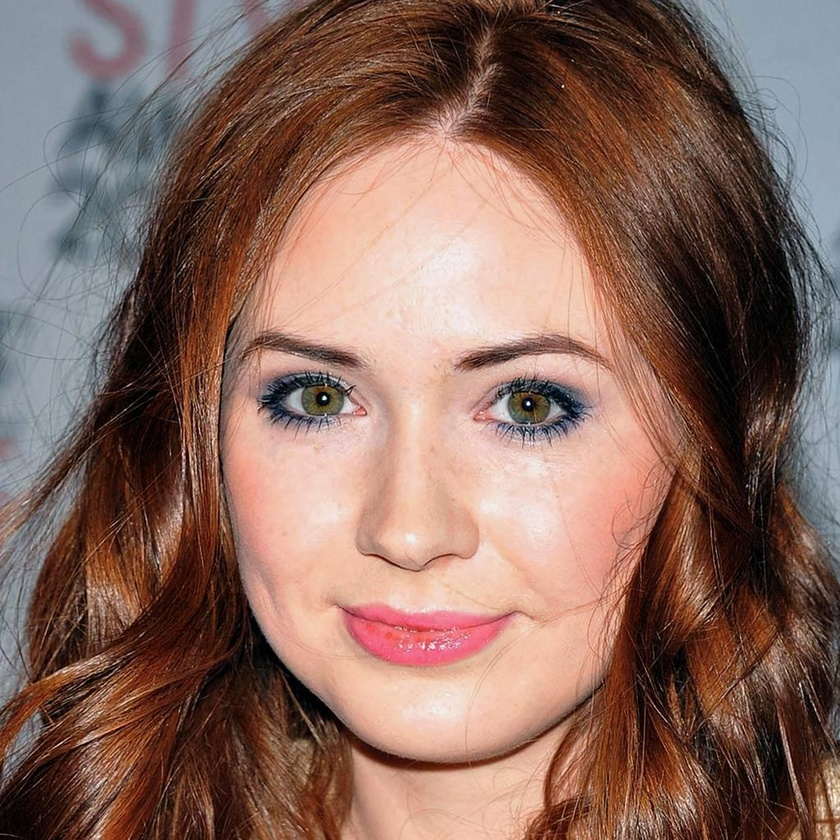
#> input picture utils/FFHQ-UV/texture_pictures/000085.jpg, 840 x 840 px, shrunk from 1024 x 1024 before the run
$ python -i detect_and_crop_head.py   (imports and definitions only)
#> lines starting #> are read from the running program, lines starting #| are printed output that depends on the picture
import cv2
import numpy as np
from PIL import Image

#sys.path.append("./stargan-v2/core")
#import wing


def detect_and_crop_head_and_interpolate(args, input_image, output_image_path, factor=1.7):
    # Load the pre-trained face detection model from OpenCV
    face_cascade = cv2.CascadeClassifier(cv2.data.haarcascades + 'haarcascade_frontalface_default.xml')

    # Convert PIL image to OpenCV format (BGR)
    cv_image = cv2.cvtColor(np.array(input_image), cv2.COLOR_RGB2BGR)

    # Convert the image to grayscale for face detection
    gray_image = cv2.cvtColor(cv_image, cv2.COLOR_BGR2GRAY)

    # Detect faces in the image
    faces = face_cascade.detectMultiScale(gray_image, scaleFactor=1.3, minNeighbors=5)

    if len(faces) > 0:
        # Assuming the first face is the target, you can modify this based on your requirements
        x, y, w, h = faces[0]

        # Calculate the new coordinates and dimensions for a 1:1 aspect ratio
        center_x = x + w // 2
        center_y = y + h // 2
        size = int(max(w, h) * factor)
        x_new = max(0, center_x - size // 2)
        y_new = max(0, center_y - size // 2)

        # Crop the head region with a 1:1 aspect ratio
        cropped_head = cv_image[y_new:y_new + size, x_new:x_new + size]

        # Convert the cropped head back to PIL format
        cropped_head_pil = Image.fromarray(cv2.cvtColor(cropped_head, cv2.COLOR_BGR2RGB))

        wing.align_faces(args, cropped_head_pil, output_image_path)
        # Save the cropped head image
        # cropped_head_pil.save(output_image_path)
        print("Cropped head saved successfully.")
    else:
        print("No faces detected in the input image.")


def detect_and_crop_head_video(input_image, factor=1):
    # Load the pre-trained face detection model from OpenCV
#> called with factor = 1
    face_cascade = cv2.CascadeClassifier(cv2.data.haarcascades + 'haarcascade_frontalface_default.xml')

    # Convert PIL image to OpenCV format (BGR)
    cv_image = cv2.cvtColor(np.array(input_image), cv2.COLOR_RGB2BGR)
#> cv_image is the input picture: shape (840, 840, 3); mean B, G, R 93.2, 104, 135.7

    # Convert the image to grayscale for face detection
    gray_image = cv2.cvtColor(cv_image, cv2.COLOR_BGR2GRAY)
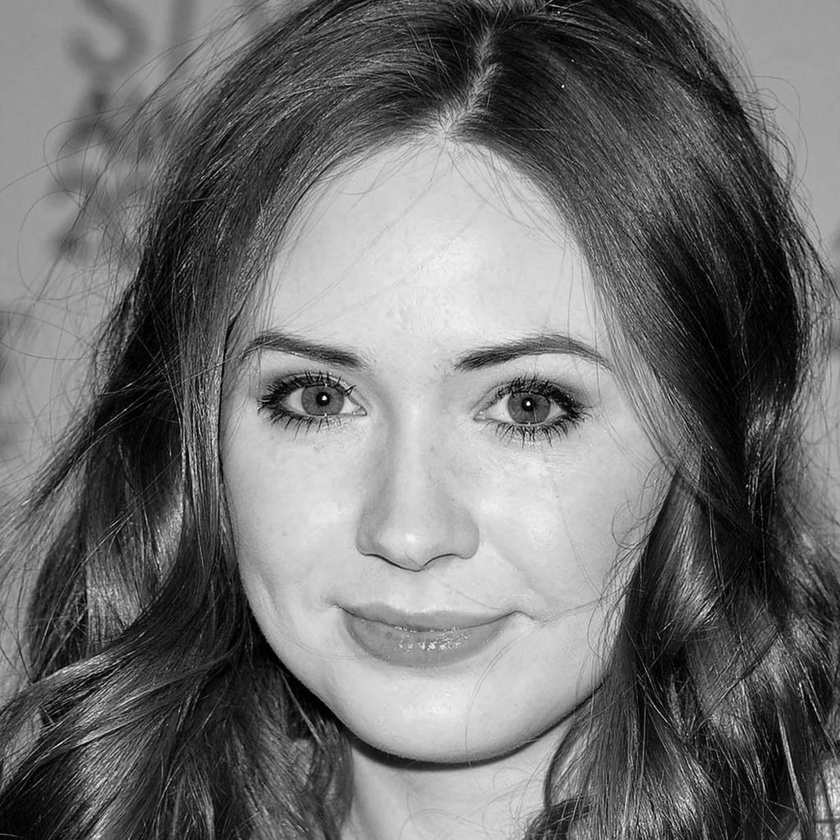
#> gray_image: shape (840, 840); min 0, max 252, mean 112.2

    # Detect faces in the image
    faces = face_cascade.detectMultiScale(gray_image, scaleFactor=1.3, minNeighbors=5)
#> faces = [[152, 192, 550, 550]]

    if len(faces) > 0:
        # Assuming the first face is the target, you can modify this based on your requirements
        x, y, w, h = faces[0]
#> x = 152; y = 192; w = 550; h = 550

        # Calculate the new coordinates and dimensions for a 1:1 aspect ratio
        center_x = x + w // 2
#> center_x = 427
        center_y = y + h // 2
#> center_y = 467
        size = int(max(w, h) * factor)
#> size = 550
        x_new = max(0, center_x - size // 2)
#> x_new = 152
        y_new = max(0, center_y - size // 2)
#> y_new = 192

        # Crop the head region with a 1:1 aspect ratio
        cropped_head = cv_image[y_new:y_new + size, x_new:x_new + size]
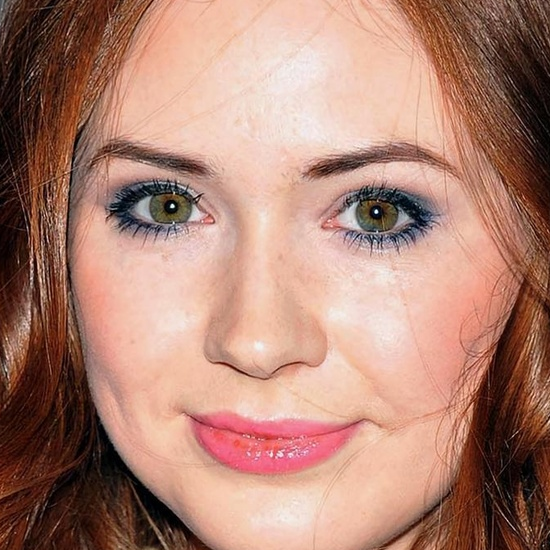
#> cropped_head: shape (550, 550, 3); mean B, G, R 115.7, 131, 175.1

        # Convert the cropped head back to PIL format
        return cropped_head

>>> import cv2
>>> picture = cv2.cvtColor(cv2.imread('../FFHQ-UV/texture_pictures/000085.jpg'), cv2.COLOR_BGR2RGB)
>>> result = detect_and_crop_head_video(picture)

$ run again, on utils/FFHQ-UV/texture_pictures/000121.jpg
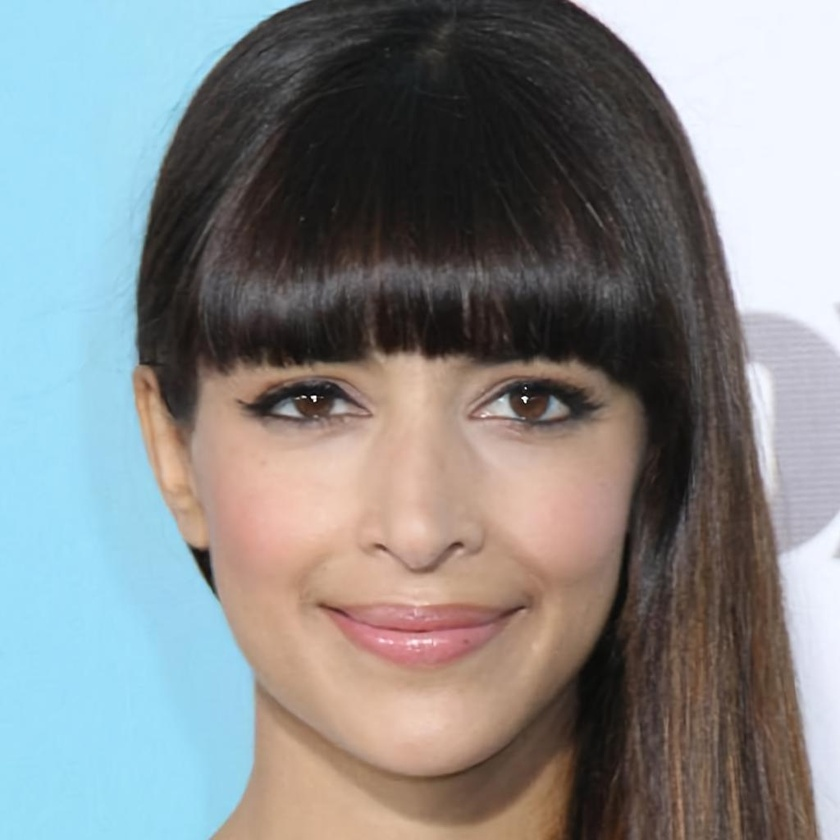
#> input picture utils/FFHQ-UV/texture_pictures/000121.jpg, 840 x 840 px, shrunk from 1024 x 1024 before the run
#> in detect_and_crop_head_video, cv_image is the input picture: shape (840, 840, 3); mean B, G, R 135.8, 135.3, 133
#> in detect_and_crop_head_video, `gray_image = cv2.cvtColor(cv_image, cv2.COLOR_BGR2GRAY)`:
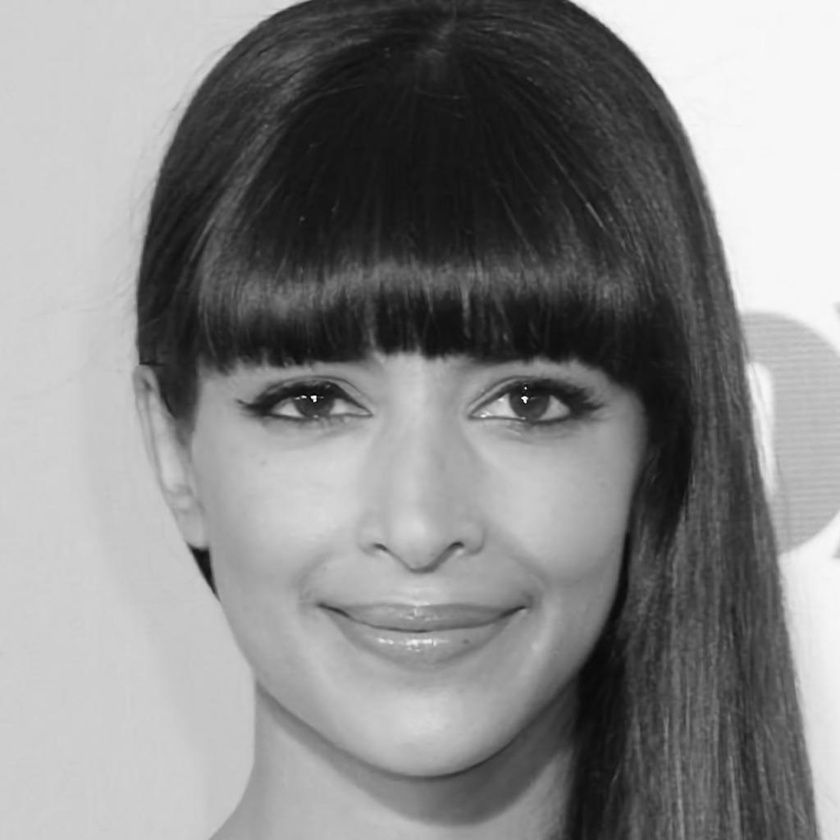
#> gray_image: shape (840, 840); min 1, max 255, mean 134.6
#> faces = [[109, 153, 622, 622]]
#> x = 109; y = 153; w = 622
#> center_x = 420
#> center_y = 464
#> size = 622
#> x_new = 109
#> y_new = 153
#> in detect_and_crop_head_video, `cropped_head = cv_image[y_new:y_new + size, x_new:x_new + size]`:
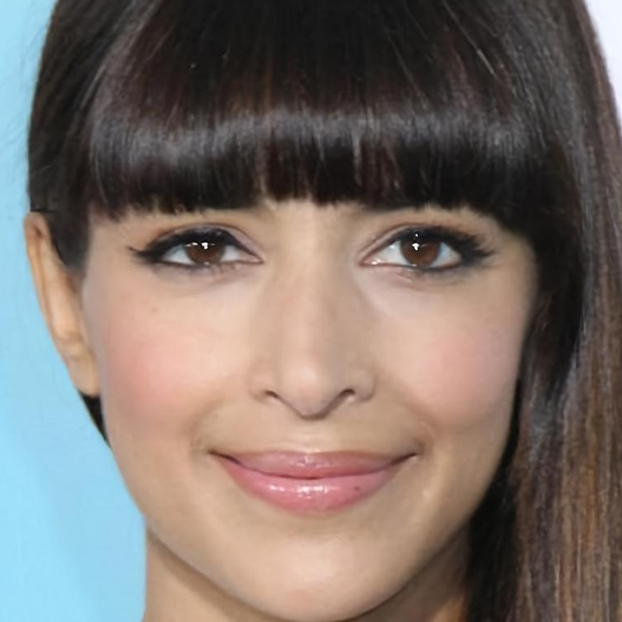
#> cropped_head: shape (622, 622, 3); mean B, G, R 105.2, 111.3, 122.7

$ run again, on utils/FFHQ-UV/texture_pictures/000129.jpg
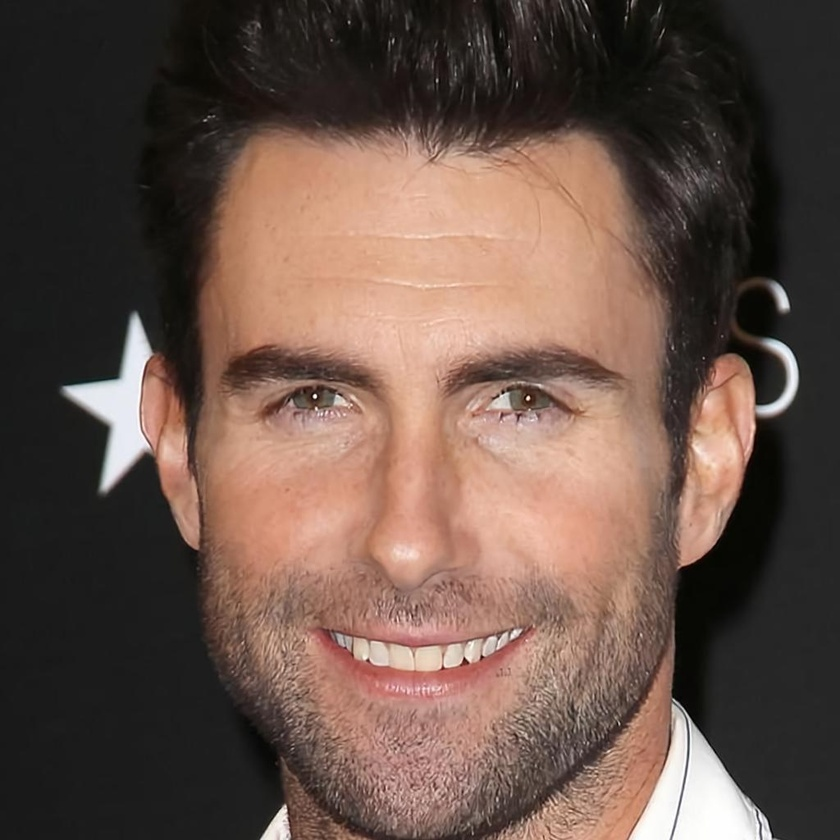
#> input picture utils/FFHQ-UV/texture_pictures/000129.jpg, 840 x 840 px, shrunk from 1024 x 1024 before the run
#> in detect_and_crop_head_video, cv_image is the input picture: shape (840, 840, 3); mean B, G, R 72.7, 82.3, 103.7
#> in detect_and_crop_head_video, `gray_image = cv2.cvtColor(cv_image, cv2.COLOR_BGR2GRAY)`:
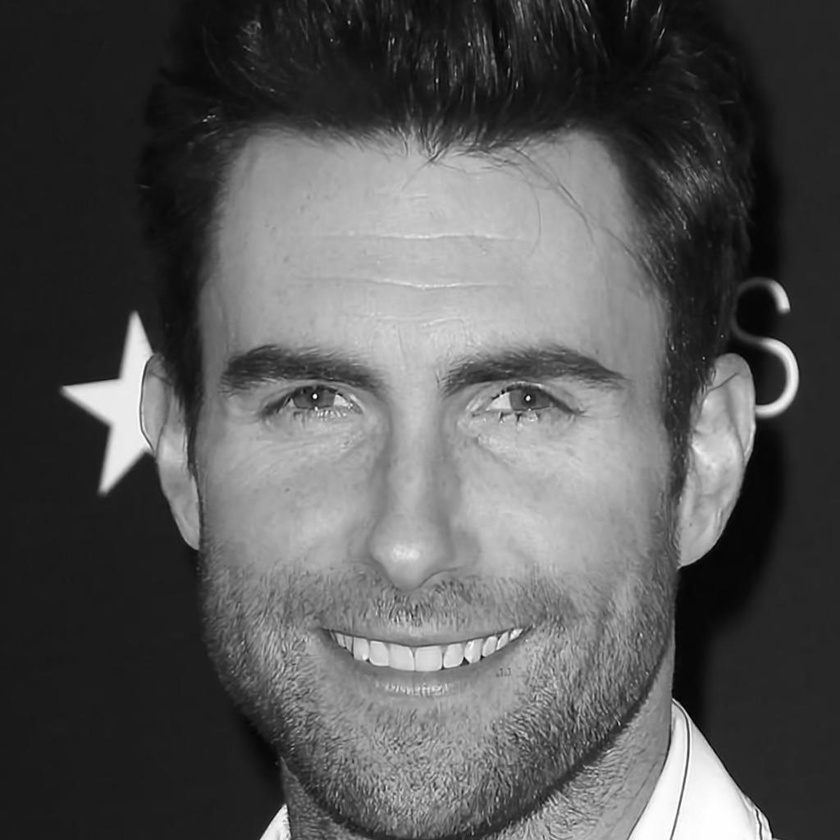
#> gray_image: shape (840, 840); min 0, max 255, mean 87.6
#> faces = [[122, 161, 594, 594]]
#> x = 122; y = 161; w = 594
#> center_x = 419
#> center_y = 458
#> size = 594
#> x_new = 122
#> y_new = 161
#> in detect_and_crop_head_video, `cropped_head = cv_image[y_new:y_new + size, x_new:x_new + size]`:
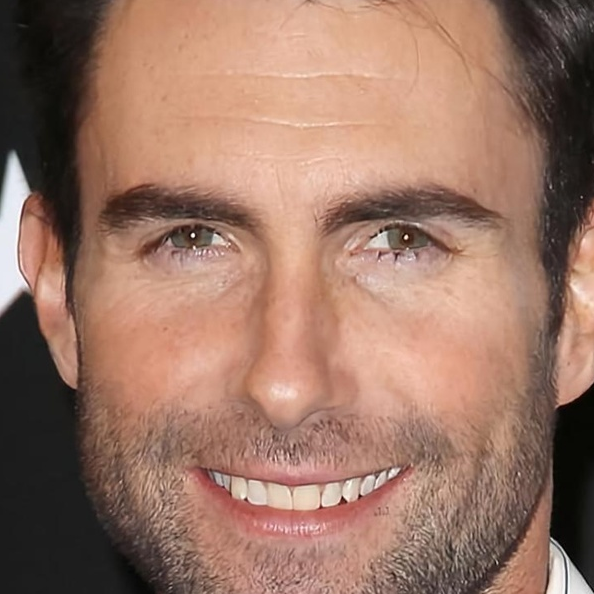
#> cropped_head: shape (594, 594, 3); mean B, G, R 101.3, 117.4, 154.4
